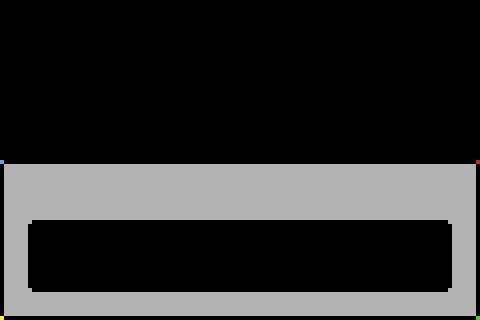

A level layout from a 2D game, rendered from its tile map. Below: a short description, then the map file with its tile-grid data intact:
An orthogonal 15x10 tile map with 32x32 px tiles, 1 tile layer (BackGround) and 16 objects.

<map version="1.0" orientation="orthogonal" renderorder="right-down" width="15" height="10" tilewidth="32" tileheight="32" nextobjectid="1">
 <tileset firstgid="1" name="Tiled1" tilewidth="32" tileheight="32" tilecount="16" columns="4">
  <image source="../Bitmap/test.bmp" width="128" height="128" />
  <tile id="0">
   <objectgroup draworder="index">
    <object id="4" x="0" y="0">
     <polygon points="0,0 0,32 32,32 32,0" />
    </object>
   </objectgroup>
  </tile>
  <tile id="1">
   <objectgroup draworder="index">
    <object id="1" x="0" y="0">
     <polygon points="0,0 0,32 32,32 32,0" />
    </object>
   </objectgroup>
  </tile>
  <tile id="2">
   <objectgroup draworder="index">
    <object id="2" x="0" y="0">
     <polygon points="0,0 0,32 32,32 32,0" />
    </object>
   </objectgroup>
  </tile>
  <tile id="3">
   <objectgroup draworder="index">
    <object id="1" x="0" y="0">
     <polygon points="0,0 0,32 32,32 32,0" />
    </object>
   </objectgroup>
  </tile>
  <tile id="4">
   <objectgroup draworder="index">
    <object id="1" x="0" y="0">
     <polygon points="0,0 0,32 32,32 32,0" />
    </object>
   </objectgroup>
  </tile>
  <tile id="5">
   <objectgroup draworder="index">
    <object id="1" x="0" y="0">
     <polygon points="0,0 0,32 32,32 32,0" />
    </object>
   </objectgroup>
  </tile>
  <tile id="6">
   <objectgroup draworder="index">
    <object id="1" x="0" y="0">
     <polygon points="0,0 0,32 32,32 32,0" />
    </object>
   </objectgroup>
  </tile>
  <tile id="7">
   <objectgroup draworder="index">
    <object id="1" x="0" y="0">
     <polygon points="0,0 0,32 32,32 32,0" />
    </object>
   </objectgroup>
  </tile>
  <tile id="8">
   <objectgroup draworder="index">
    <object id="1" x="0" y="0">
     <polygon points="0,0 0,32 32,32 32,0" />
    </object>
   </objectgroup>
  </tile>
  <tile id="9">
   <objectgroup draworder="index">
    <object id="1" x="0" y="0">
     <polygon points="0,0 0,32 32,32 32,0" />
    </object>
   </objectgroup>
  </tile>
  <tile id="10">
   <objectgroup draworder="index">
    <object id="1" x="0" y="0">
     <polygon points="0,0 0,32 32,32 32,0" />
    </object>
   </objectgroup>
  </tile>
  <tile id="11">
   <objectgroup draworder="index">
    <object id="1" x="0" y="0">
     <polygon points="0,0 0,32 32,32 32,0" />
    </object>
   </objectgroup>
  </tile>
  <tile id="12">
   <objectgroup draworder="index">
    <object id="1" x="0" y="0">
     <polygon points="0,0 0,32 32,32 32,0" />
    </object>
   </objectgroup>
  </tile>
  <tile id="13">
   <objectgroup draworder="index">
    <object id="2" x="0" y="0">
     <polygon points="0,0 0,32 32,32 32,0" />
    </object>
   </objectgroup>
  </tile>
  <tile id="14">
   <objectgroup draworder="index">
    <object id="1" x="0" y="0">
     <polygon points="0,0 0,32 32,32 32,0" />
    </object>
   </objectgroup>
  </tile>
  <tile id="15">
   <objectgroup draworder="index">
    <object id="1" x="0" y="0">
     <polygon points="0,0 0,32 32,32 32,0" />
    </object>
   </objectgroup>
  </tile>
 </tileset>
 <layer name="BackGround" width="15" height="10">
  <data encoding="csv">
0,0,0,0,0,0,0,0,0,0,0,0,0,0,0,
0,0,0,0,0,0,0,0,0,0,0,0,0,0,0,
0,0,0,0,0,0,0,0,0,0,0,0,0,0,0,
0,0,0,0,0,0,0,0,0,0,0,0,0,0,0,
0,0,0,0,0,0,0,0,0,0,0,0,0,0,0,
1,2,2,2,2,2,2,2,2,2,2,2,2,2,3,
5,10,10,10,10,10,10,10,10,10,10,10,10,10,7,
8,0,0,0,0,0,0,0,0,0,0,0,0,0,8,
8,0,0,0,0,0,0,0,0,0,0,0,0,0,8,
9,14,14,14,14,14,14,14,14,14,14,14,14,14,11
</data>
 </layer>
</map>
